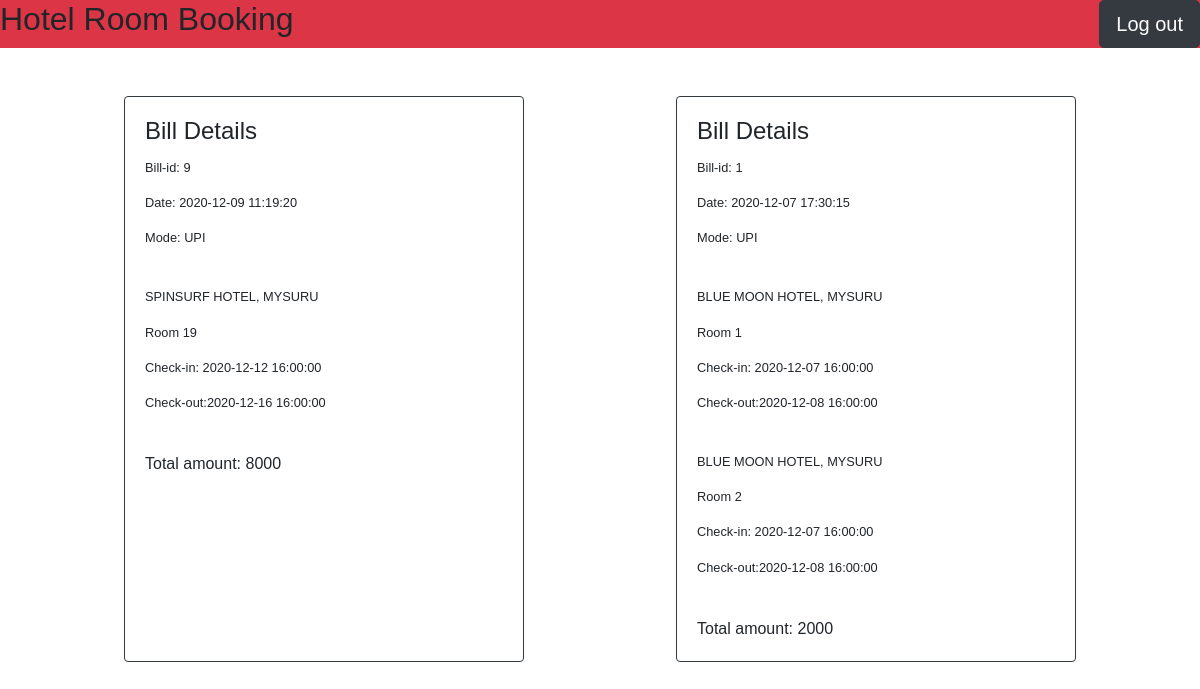
The app's page /history (signed in) with its own data.
### tables this page shows
CREATE TABLE BILL (
	bill_id INTEGER PRIMARY KEY AUTOINCREMENT,
	amount DECIMAL(10,2) DEFAULT 0.00,
	date DATETIME NOT NULL,
	mode TEXT
);

CREATE TABLE RESERVATION (
	c_id	VARCHAR(20) NOT NULL,
	bill_id	INTEGER,
	room_id	INTEGER NOT NULL,
	check_in	DATETIME,
	check_out	DATETIME,
	status	TEXT,
	PRIMARY KEY(c_id,bill_id,room_id),
	FOREIGN KEY(room_id) REFERENCES ROOM(room_id) ON UPDATE CASCADE ON DELETE CASCADE,
	FOREIGN KEY(c_id) REFERENCES CUSTOMER(c_id) ON UPDATE CASCADE ON DELETE CASCADE,
	FOREIGN KEY(bill_id) REFERENCES BILL(bill_id) ON UPDATE CASCADE ON DELETE SET NULL
);

CREATE TABLE HOTEL (
	hotel_id	INTEGER PRIMARY KEY AUTOINCREMENT,
	hotel_name	TEXT NOT NULL,
	locations	TEXT
, photo TEXT);

CREATE TABLE ROOM (
	room_id	INTEGER PRIMARY KEY AUTOINCREMENT,
	price	DECIMAL(10,2) DEFAULT 0.00,
	room_no	VARCHAR(5) NOT NULL,
	type_id	INTEGER NOT NULL,
	hotel_id	INTEGER NOT NULL,
	FOREIGN KEY(hotel_id) REFERENCES HOTEL(hotel_id) ON UPDATE CASCADE ON DELETE CASCADE,
	FOREIGN KEY(type_id) REFERENCES TYPE(type_id) ON UPDATE CASCADE ON DELETE SET DEFAULT,
	UNIQUE(hotel_id,room_no)
);

### routes.py (the view)
@app.route('/history')
def history():
    if not check_login():
        return redirect(url_for('.home'))
    con = sqlite3.connect(DATABASE)
    con.row_factory = sqlite3.Row
    cur = con.cursor()
    cur.execute('''SELECT bill_id, date, amount, mode, check_in, check_out, room_no, price, hotel_name, locations
                FROM BILL NATURAL JOIN RESERVATION NATURAL JOIN ROOM NATURAL JOIN HOTEL
                WHERE c_id="%s" AND NOT status="CANCELLED" AND bill_id IN
                (SELECT DISTINCT bill_id FROM RESERVATION WHERE check_in<="%s")
                ORDER BY (bill_id) DESC;'''%(session['c_id'], datetime.now().replace(microsecond=0)))
    bills = cur.fetchall()
    con.close()
    card = {}
    for bill in bills:
        if bill['bill_id'] in card:
            card[bill['bill_id']].append({'check_in':bill['check_in'],'check_out':bill['check_out'],'room_no':bill['room_no'],
            'price':bill['price'],'hotel_name':bill['hotel_name'],'locations':bill['locations']})
        else:
            card[bill['bill_id']] = [{'date': bill['date'], 'amount':bill['amount'], 'mode':bill['mode']}]
            card[bill['bill_id']].append({'check_in':bill['check_in'],'check_out':bill['check_out'],'room_no':bill['room_no'],
            'price':bill['price'],'hotel_name':bill['hotel_name'],'locations':bill['locations']})
    return render_template('bill_details.html', card = card, history =True)

### routes.py (called while the page is built)
def check_login():
    if session.get('logged_in') != True:
        flash('Please Login')
        return False
    else:
        return True

### templates/bill_details.html (shortened to what this page needs)
{% extends 'base.html' %}
{% block main %}
<div class="d-flex flex-wrap align-content-around m-5">
{% for bill in card %}
  <div class="card border-dark mx-auto" style="width:400px">
    <div class="card-body">
      <h4 class="card-title" id="title">Bill Details</h4>
      <p id="bid" class="card-text small">Bill-id: {{bill}}</p>
      <p id="date" class="card-text small">Date: {{card[bill][0]['date']}}</p>
      <p id="mode" class="card-text small">Mode: {{card[bill][0]['mode']}}</p>
      <br>
      {% for room in card[bill][1:] %}
      <p id="hotel" class="card-text small">{{room['hotel_name']}}, {{room['locations']}}</p>
      <p id="rno" class="card-text small">Room {{room['room_no']}}</p>
      <p id="cin" class="card-text small">Check-in: {{room['check_in']}}</p>
      <p id="cout" class="card-text small">Check-out:{{room['check_out']}}</p>
      <br>
      {% endfor %}
       <div id="amt" class="card-text">Total amount: {{card[bill][0]['amount']}}
       </div>
    </div>
  </div>
{% endfor %}
</div>
{% endblock %}

### templates/base.html (shortened to what this page needs)
<!DOCTYPE html>
<html>
<head>
  <link rel="stylesheet" href="https://maxcdn.bootstrapcdn.com/bootstrap/4.5.2/css/bootstrap.min.css">
  <link rel="stylesheet" href="https://cdnjs.cloudflare.com/ajax/libs/font-awesome/4.7.0/css/font-awesome.min.css">
</head>
<body>
  <header class="d-flex justify-content-between bg-danger text-black mb-3">
    <h2 class="align-middle">Hotel Room Booking</h2>
    <a href="{{ url_for('.logout') }}" class="btn btn-dark btn-lg">
       Log out
    </a>
</header>
  <main>
    {% block main %}
    {% endblock %}
  </main>
</body>
</html>

### records on screen
BILL: date "2020-12-09 11:19:20", mode "UPI", amount "8000"
RESERVATION: hotel_name "SPINSURF HOTEL", locations "MYSURU", room_no "19", check_in "2020-12-12 16:00:00", check_out "2020-12-16 16:00:00"
BILL: date "2020-12-07 17:30:15", mode "UPI", amount "2000"
RESERVATION: hotel_name "BLUE MOON HOTEL", locations "MYSURU", room_no "1", check_in "2020-12-07 16:00:00", check_out "2020-12-08 16:00:00"
RESERVATION: hotel_name "BLUE MOON HOTEL", locations "MYSURU", room_no "2", check_in "2020-12-07 16:00:00", check_out "2020-12-08 16:00:00"

### other values on screen
{{ bill }} "9" "1"
